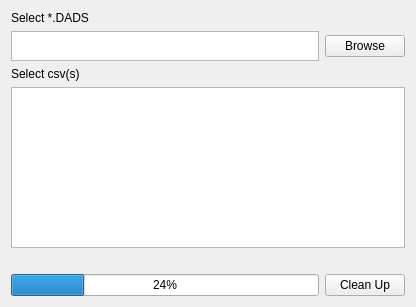
<?xml version="1.0" encoding="UTF-8"?>
<ui version="4.0">
 <class>Form</class>
 <widget class="QWidget" name="Form">
  <property name="geometry">
   <rect>
    <x>0</x>
    <y>0</y>
    <width>416</width>
    <height>307</height>
   </rect>
  </property>
  <property name="windowTitle">
   <string>Lidar Data Clean Up</string>
  </property>
  <layout class="QVBoxLayout" name="verticalLayout">
   <item>
    <widget class="QLabel" name="label">
     <property name="text">
      <string>Select *.DADS</string>
     </property>
    </widget>
   </item>
   <item>
    <layout class="QHBoxLayout" name="horizontalLayout">
     <item>
      <widget class="QListWidget" name="dads_pwd">
       <property name="minimumSize">
        <size>
         <width>0</width>
         <height>30</height>
        </size>
       </property>
       <property name="maximumSize">
        <size>
         <width>16777215</width>
         <height>30</height>
        </size>
       </property>
      </widget>
     </item>
     <item>
      <widget class="QPushButton" name="browseB">
       <property name="text">
        <string>Browse</string>
       </property>
      </widget>
     </item>
    </layout>
   </item>
   <item>
    <widget class="QLabel" name="label_2">
     <property name="text">
      <string>Select csv(s)</string>
     </property>
    </widget>
   </item>
   <item>
    <widget class="QListWidget" name="csvList"/>
   </item>
   <item>
    <widget class="QLabel" name="report">
     <property name="text">
      <string/>
     </property>
    </widget>
   </item>
   <item>
    <layout class="QHBoxLayout" name="horizontalLayout_2">
     <item>
      <widget class="QProgressBar" name="progressBar">
       <property name="value">
        <number>24</number>
       </property>
      </widget>
     </item>
     <item>
      <widget class="QPushButton" name="applyB">
       <property name="text">
        <string>Clean Up</string>
       </property>
      </widget>
     </item>
    </layout>
   </item>
  </layout>
 </widget>
 <resources/>
 <connections/>
</ui>
